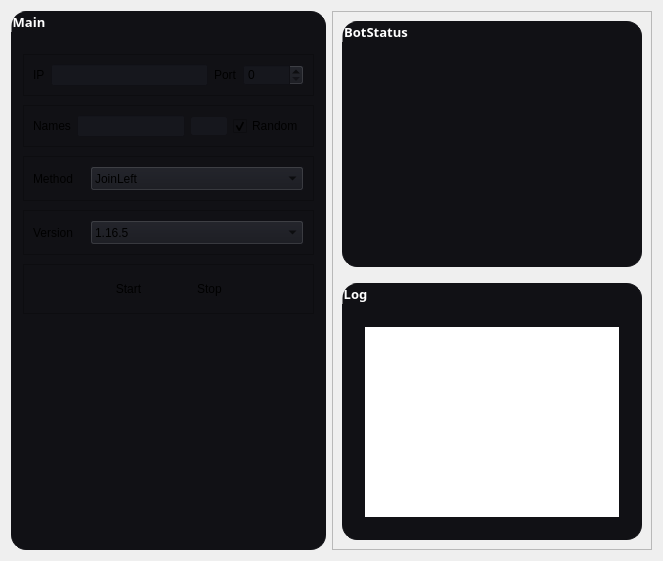
         <widget class="QWidget" name="main_page">
          <layout class="QHBoxLayout" name="horizontalLayout_2">
           <item>
            <widget class="QGroupBox" name="annoying_gr">
             <property name="minimumSize">
              <size>
               <width>0</width>
               <height>0</height>
              </size>
             </property>
             <property name="font">
              <font>
               <family>JetBrains Mono</family>
               <pointsize>10</pointsize>
               <weight>75</weight>
               <bold>true</bold>
              </font>
             </property>
             <property name="styleSheet">
              <string notr="true">#annoying_gr{
	background-color: rgb(17, 17, 21);
	border: 1px solid  rgb(17, 17, 21);
	border-radius: 15px;
}
#annoying_gr::title{
	color: rgb(255, 255, 255)
}</string>
             </property>
             <property name="title">
              <string>Main</string>
             </property>
             <property name="flat">
              <bool>false</bool>
             </property>
             <property name="checkable">
              <bool>false</bool>
             </property>
             <layout class="QVBoxLayout" name="verticalLayout_5">
              <property name="spacing">
               <number>9</number>
              </property>
              <property name="topMargin">
               <number>19</number>
              </property>
              <item>
               <widget class="QFrame" name="frame_4">
                <property name="minimumSize">
                 <size>
                  <width>0</width>
                  <height>32</height>
                 </size>
                </property>
                <property name="styleSheet">
                 <string notr="true">background-color: rgb(17, 17, 21);</string>
                </property>
                <property name="frameShape">
                 <enum>QFrame::StyledPanel</enum>
                </property>
                <property name="frameShadow">
                 <enum>QFrame::Raised</enum>
                </property>
                <layout class="QHBoxLayout" name="horizontalLayout_3">
                 <item>
                  <widget class="QLabel" name="label">
                   <property name="text">
                    <string>IP</string>
                   </property>
                  </widget>
                 </item>
                 <item>
                  <widget class="QLineEdit" name="ip_tb">
                   <property name="styleSheet">
                    <string notr="true">background-color: rgb(22, 23, 29);</string>
                   </property>
                   <property name="clearButtonEnabled">
                    <bool>false</bool>
                   </property>
                  </widget>
                 </item>
                 <item>
                  <widget class="QLabel" name="label_3">
                   <property name="text">
                    <string>Port</string>
                   </property>
                  </widget>
                 </item>
                 <item>
                  <widget class="QSpinBox" name="port_sp">
                   <property name="styleSheet">
                    <string notr="true">background-color: rgb(22, 23, 29);</string>
                   </property>
                   <property name="maximum">
                    <number>65535</number>
                   </property>
                   <property name="value">
                    <number>0</number>
                   </property>
                  </widget>
                 </item>
                </layout>
               </widget>
              </item>
              <item>
               <widget class="QFrame" name="frame_8">
                <property name="styleSheet">
                 <string notr="true">background-color: rgb(17, 17, 21);</string>
                </property>
                <property name="frameShape">
                 <enum>QFrame::StyledPanel</enum>
                </property>
                <property name="frameShadow">
                 <enum>QFrame::Raised</enum>
                </property>
                <layout class="QHBoxLayout" name="horizontalLayout_8">
                 <item>
                  <widget class="QLabel" name="label_6">
                   <property name="maximumSize">
                    <size>
                     <width>51</width>
                     <height>16777215</height>
                    </size>
                   </property>
                   <property name="text">
                    <string>Names</string>
                   </property>
                  </widget>
                 </item>
                 <item>
                  <widget class="QLineEdit" name="name_path_tb">
                   <property name="styleSheet">
                    <string notr="true">background-color: rgb(22, 23, 29);</string>
                   </property>
                   <property name="clearButtonEnabled">
                    <bool>false</bool>
                   </property>
                  </widget>
                 </item>
                 <item>
                  <widget class="QPushButton" name="browse_btn">
                   <property name="cursor">
                    <cursorShape>PointingHandCursor</cursorShape>
                   </property>
                   <property name="styleSheet">
                    <string notr="true">#browse_btn{
	border: 2px solid #16171D;
	border-radius: 3px;
	background-color: #16171D;
	font: 9pt &quot;JetBrains Mono&quot;;
}

#browse_btn::hover{
	border-color: #539dd8;
	margin-left: 0px;
	color: white;
	
	background-color: rgba(83, 157, 216, 50);
	
}</string>
                   </property>
                   <property name="text">
                    <string/>
                   </property>
                   <property name="icon">
                    <iconset resource="resource/modern.qrc">
                     <normaloff>:/button/icons/folder.png</normaloff>:/button/icons/folder.png</iconset>
                   </property>
                  </widget>
                 </item>
                 <item>
                  <widget class="QCheckBox" name="ran_name_cb">
                   <property name="cursor">
                    <cursorShape>PointingHandCursor</cursorShape>
                   </property>
                   <property name="toolTip">
                    <string>Generator name using uuid4</string>
                   </property>
                   <property name="text">
                    <string>Random</string>
                   </property>
                   <property name="checked">
                    <bool>true</bool>
                   </property>
                  </widget>
                 </item>
                </layout>
               </widget>
              </item>
              <item>
               <widget class="QFrame" name="frame_5">
                <property name="styleSheet">
                 <string notr="true">background-color: rgb(17, 17, 21);</string>
                </property>
                <property name="frameShape">
                 <enum>QFrame::StyledPanel</enum>
                </property>
                <property name="frameShadow">
                 <enum>QFrame::Raised</enum>
                </property>
                <layout class="QHBoxLayout" name="horizontalLayout_4">
                 <item>
                  <widget class="QLabel" name="label_4">
                   <property name="maximumSize">
                    <size>
                     <width>51</width>
                     <height>16777215</height>
                    </size>
                   </property>
                   <property name="text">
                    <string>Method</string>
                   </property>
                  </widget>
                 </item>
                 <item>
                  <widget class="QComboBox" name="method_cb">
                   <property name="minimumSize">
                    <size>
                     <width>0</width>
                     <height>25</height>
                    </size>
                   </property>
                   <property name="styleSheet">
                    <string notr="true">background-color: rgb(22, 23, 29);</string>
                   </property>
                   <property name="editable">
                    <bool>false</bool>
                   </property>
                   <item>
                    <property name="text">
                     <string>JoinLeft</string>
                    </property>
                   </item>
                   <item>
                    <property name="text">
                     <string>SpamJoin</string>
                    </property>
                   </item>
                   <item>
                    <property name="text">
                     <string>SpamChat</string>
                    </property>
                   </item>
                  </widget>
                 </item>
                </layout>
               </widget>
              </item>
              <item>
               <widget class="QFrame" name="frame_6">
                <property name="styleSheet">
                 <string notr="true">background-color: rgb(17, 17, 21);</string>
                </property>
                <property name="frameShape">
                 <enum>QFrame::StyledPanel</enum>
                </property>
                <property name="frameShadow">
                 <enum>QFrame::Raised</enum>
                </property>
                <layout class="QHBoxLayout" name="horizontalLayout_5">
                 <item>
                  <widget class="QLabel" name="label_5">
                   <property name="maximumSize">
                    <size>
                     <width>51</width>
                     <height>16777215</height>
                    </size>
                   </property>
                   <property name="text">
                    <string>Version</string>
                   </property>
                  </widget>
                 </item>
                 <item>
                  <widget class="QComboBox" name="ver_cb">
                   <property name="minimumSize">
                    <size>
                     <width>0</width>
                     <height>25</height>
                    </size>
                   </property>
                   <property name="styleSheet">
                    <string notr="true">background-color: rgb(22, 23, 29);</string>
                   </property>
                   <property name="editable">
                    <bool>false</bool>
                   </property>
                   <property name="currentIndex">
                    <number>22</number>
                   </property>
                   <property name="modelColumn">
                    <number>0</number>
                   </property>
                   <item>
                    <property name="text">
                     <string>1.8</string>
                    </property>
                   </item>
                   <item>
                    <property name="text">
                     <string>1.9</string>
                    </property>
                   </item>
                   <item>
                    <property name="text">
                     <string>1.10</string>
                    </property>
                   </item>
                   <item>
                    <property name="text">
                     <string>1.10.1</string>
                    </property>
                   </item>
                   <item>
                    <property name="text">
                     <string>1.10.2</string>
                    </property>
                   </item>
                   <item>
                    <property name="text">
                     <string>1.11</string>
                    </property>
                   </item>
                   <item>
                    <property name="text">
                     <string>1.11.2</string>
                    </property>
                   </item>
                   <item>
                    <property name="text">
                     <string>1.12</string>
                    </property>
                   </item>
                   <item>
                    <property name="text">
                     <string>1.12.1</string>
                    </property>
                   </item>
                   <item>
                    <property name="text">
                     <string>1.12.2</string>
                    </property>
                   </item>
                   <item>
                    <property name="text">
                     <string>1.13</string>
                    </property>
                   </item>
                   <item>
                    <property name="text">
                     <string>1.13.1</string>
                    </property>
                   </item>
                   <item>
                    <property name="text">
                     <string>1.13.2</string>
                    </property>
                   </item>
                   <item>
                    <property name="text">
                     <string>1.14</string>
                    </property>
                   </item>
                   <item>
                    <property name="text">
                     <string>1.14.1</string>
                    </property>
                   </item>
                   <item>
                    <property name="text">
                     <string>1.14.2</string>
                    </property>
                   </item>
                   <item>
                    <property name="text">
                     <string>1.15</string>
                    </property>
                   </item>
                   <item>
                    <property name="text">
                     <string>1.16</string>
                    </property>
                   </item>
                   <item>
                    <property name="text">
                     <string>1.16.1</string>
                    </property>
                   </item>
                   <item>
                    <property name="text">
                     <string>1.16.2</string>
                    </property>
                   </item>
                   <item>
                    <property name="text">
                     <string>1.16.3</string>
                    </property>
                   </item>
                   <item>
                    <property name="text">
                     <string>1.16.4</string>
                    </property>
                   </item>
                   <item>
                    <property name="text">
                     <string>1.16.5</string>
                    </property>
                   </item>
                   <item>
                    <property name="text">
                     <string>1.17</string>
                    </property>
                   </item>
                   <item>
                    <property name="text">
                     <string>1.17.1</string>
                    </property>
                   </item>
                   <item>
                    <property name="text">
                     <string>1.18</string>
                    </property>
                   </item>
                   <item>
                    <property name="text">
                     <string>1.18.1</string>
                    </property>
                   </item>
                   <item>
                    <property name="text">
                     <string>1.18.2</string>
                    </property>
                   </item>
                   <item>
                    <property name="text">
                     <string>1.19</string>
                    </property>
                   </item>
                   <item>
                    <property name="text">
                     <string>1.19.1</string>
                    </property>
                   </item>
                   <item>
                    <property name="text">
                     <string>1.19.2</string>
                    </property>
                   </item>
                  </widget>
                 </item>
                </layout>
               </widget>
              </item>
              <item>
               <widget class="QFrame" name="frame_7">
                <property name="styleSheet">
                 <string notr="true">background-color: rgb(17, 17, 21);</string>
                </property>
                <property name="frameShape">
                 <enum>QFrame::StyledPanel</enum>
                </property>
                <property name="frameShadow">
                 <enum>QFrame::Raised</enum>
                </property>
                <layout class="QHBoxLayout" name="horizontalLayout_6">
                 <item>
                  <spacer name="horizontalSpacer_3">
                   <property name="orientation">
                    <enum>Qt::Horizontal</enum>
                   </property>
                   <property name="sizeHint" stdset="0">
                    <size>
                     <width>40</width>
                     <height>20</height>
                    </size>
                   </property>
                  </spacer>
                 </item>
                 <item>
                  <widget class="QPushButton" name="start_btn_2">
                   <property name="minimumSize">
                    <size>
                     <width>75</width>
                     <height>30</height>
                    </size>
                   </property>
                   <property name="cursor">
                    <cursorShape>PointingHandCursor</cursorShape>
                   </property>
                   <property name="toolTip">
                    <string>Start</string>
                   </property>
                   <property name="styleSheet">
                    <string notr="true">#start_btn_2{
	/*border: 2px solid rgb(184, 184, 184);*/
	border-radius: 3px;
	
	font: 9pt &quot;JetBrains Mono&quot;;
}

#start_btn_2::hover{
	border-color:#539dd8;
	margin-left: 0px;
	color: white;
	
	background-color: rgba(83, 157, 216, 50);
	
}</string>
                   </property>
                   <property name="text">
                    <string>Start</string>
                   </property>
                   <property name="icon">
                    <iconset resource="resource/modern.qrc">
                     <normaloff>:/button/icons/start.png</normaloff>:/button/icons/start.png</iconset>
                   </property>
                   <property name="iconSize">
                    <size>
                     <width>20</width>
                     <height>20</height>
                    </size>
                   </property>
                  </widget>
                 </item>
                 <item>
                  <widget class="QPushButton" name="stop_btn_2">
                   <property name="minimumSize">
                    <size>
                     <width>75</width>
                     <height>30</height>
                    </size>
                   </property>
                   <property name="cursor">
                    <cursorShape>PointingHandCursor</cursorShape>
                   </property>
                   <property name="toolTip">
                    <string>Stop</string>
                   </property>
                   <property name="styleSheet">
                    <string notr="true">#stop_btn_2{
/*	border: 2px solid rgb(184, 184, 184);*/
	border-radius: 3px;
	
	font: 9pt &quot;JetBrains Mono&quot;;
}

#stop_btn_2::hover{
	border-color: #539dd8;
	margin-left: 0px;
	color: white;
	
	background-color: rgba(83, 157, 216, 50);
	
}</string>
                   </property>
                   <property name="text">
                    <string>Stop</string>
                   </property>
                   <property name="icon">
                    <iconset resource="resource/modern.qrc">
                     <normaloff>:/button/icons/stop.png</normaloff>:/button/icons/stop.png</iconset>
                   </property>
                   <property name="iconSize">
                    <size>
                     <width>25</width>
                     <height>25</height>
                    </size>
                   </property>
                  </widget>
                 </item>
                 <item>
                  <spacer name="horizontalSpacer_2">
                   <property name="orientation">
                    <enum>Qt::Horizontal</enum>
                   </property>
                   <property name="sizeHint" stdset="0">
                    <size>
                     <width>40</width>
                     <height>20</height>
                    </size>
                   </property>
                  </spacer>
                 </item>
                </layout>
               </widget>
              </item>
              <item>
               <spacer name="verticalSpacer_2">
                <property name="orientation">
                 <enum>Qt::Vertical</enum>
                </property>
                <property name="sizeHint" stdset="0">
                 <size>
                  <width>20</width>
                  <height>40</height>
                 </size>
                </property>
               </spacer>
              </item>
             </layout>
            </widget>
           </item>
           <item>
            <widget class="QFrame" name="frame_3">
             <property name="minimumSize">
              <size>
               <width>42</width>
               <height>0</height>
              </size>
             </property>
             <property name="layoutDirection">
              <enum>Qt::LeftToRight</enum>
             </property>
             <property name="frameShape">
              <enum>QFrame::StyledPanel</enum>
             </property>
             <property name="frameShadow">
              <enum>QFrame::Raised</enum>
             </property>
             <layout class="QVBoxLayout" name="verticalLayout_6">
              <property name="spacing">
               <number>16</number>
              </property>
              <item>
               <widget class="QGroupBox" name="annoying_gr_3">
                <property name="minimumSize">
                 <size>
                  <width>162</width>
                  <height>0</height>
                 </size>
                </property>
                <property name="font">
                 <font>
                  <family>JetBrains Mono</family>
                  <pointsize>10</pointsize>
                  <weight>75</weight>
                  <bold>true</bold>
                 </font>
                </property>
                <property name="styleSheet">
                 <string notr="true">#annoying_gr_3{
	background-color: rgb(17, 17, 21);
	border: 1px solid  rgb(17, 17, 21);
	border-radius: 15px;
}
#annoying_gr_3::title{
	color: rgb(255, 255, 255)
}

QTableWidget{
	color: white;
	background-color: rgb(17, 17, 21);
}

QHeaderView::section{
color:white;
background-color: rgb(17, 17, 21);
border: 1px solid  rgb(17, 17, 21);

}

</string>
                </property>
                <property name="title">
                 <string>BotStatus</string>
                </property>
                <layout class="QHBoxLayout" name="horizontalLayout">
                 <property name="topMargin">
                  <number>18</number>
                 </property>
                 <item>
                  <widget class="QTableWidget" name="botstatus">
                   <property name="minimumSize">
                    <size>
                     <width>0</width>
                     <height>0</height>
                    </size>
                   </property>
                   <property name="maximumSize">
                    <size>
                     <width>1000</width>
                     <height>16777215</height>
                    </size>
                   </property>
                   <property name="styleSheet">
                    <string notr="true">background-color: rgb(17, 17, 21);
border: 1px solid rgb(17, 17, 21);
border-radius: 20px;</string>
                   </property>
                   <property name="frameShape">
                    <enum>QFrame::NoFrame</enum>
                   </property>
                   <property name="frameShadow">
                    <enum>QFrame::Plain</enum>
                   </property>
                   <property name="lineWidth">
                    <number>1</number>
                   </property>
                   <property name="autoScrollMargin">
                    <number>10</number>
                   </property>
                   <property name="selectionMode">
                    <enum>QAbstractItemView::NoSelection</enum>
                   </property>
                   <property name="showGrid">
                    <bool>false</bool>
                   </property>
                   <property name="gridStyle">
                    <enum>Qt::NoPen</enum>
                   </property>
                   <property name="sortingEnabled">
                    <bool>false</bool>
                   </property>
                   <property name="columnCount">
                    <number>2</number>
                   </property>
                   <attribute name="horizontalHeaderVisible">
                    <bool>false</bool>
                   </attribute>
                   <attribute name="horizontalHeaderCascadingSectionResizes">
                    <bool>false</bool>
                   </attribute>
                   <attribute name="horizontalHeaderHighlightSections">
                    <bool>false</bool>
                   </attribute>
                   <attribute name="horizontalHeaderShowSortIndicator" stdset="0">
                    <bool>false</bool>
                   </attribute>
                   <attribute name="horizontalHeaderStretchLastSection">
                    <bool>false</bool>
                   </attribute>
                   <attribute name="verticalHeaderVisible">
                    <bool>false</bool>
                   </attribute>
                   <attribute name="verticalHeaderCascadingSectionResizes">
                    <bool>false</bool>
                   </attribute>
                   <attribute name="verticalHeaderDefaultSectionSize">
                    <number>30</number>
                   </attribute>
                   <attribute name="verticalHeaderMinimumSectionSize">
                    <number>23</number>
                   </attribute>
                   <attribute name="verticalHeaderShowSortIndicator" stdset="0">
                    <bool>false</bool>
                   </attribute>
                   <attribute name="verticalHeaderStretchLastSection">
                    <bool>false</bool>
                   </attribute>
                   <column>
                    <property name="text">
                     <string>Bot</string>
                    </property>
                   </column>
                   <column>
                    <property name="text">
                     <string>Status</string>
                    </property>
                   </column>
                  </widget>
                 </item>
                </layout>
               </widget>
              </item>
              <item>
               <widget class="QGroupBox" name="annoying_gr_2">
                <property name="minimumSize">
                 <size>
                  <width>200</width>
                  <height>0</height>
                 </size>
                </property>
                <property name="font">
                 <font>
                  <family>JetBrains Mono</family>
                  <pointsize>10</pointsize>
                  <weight>75</weight>
                  <bold>true</bold>
                 </font>
                </property>
                <property name="styleSheet">
                 <string notr="true">#annoying_gr_2{
	background-color: rgb(17, 17, 21);
	border: 1px solid  rgb(17, 17, 21);
	border-radius: 15px;
}
#annoying_gr_2::title{
	color: rgb(255, 255, 255);

}</string>
                </property>
                <property name="title">
                 <string>Log</string>
                </property>
                <layout class="QGridLayout" name="gridLayout_6">
                 <property name="leftMargin">
                  <number>19</number>
                 </property>
                 <property name="topMargin">
                  <number>19</number>
                 </property>
                 <property name="rightMargin">
                  <number>19</number>
                 </property>
                 <property name="bottomMargin">
                  <number>19</number>
                 </property>
                 <property name="horizontalSpacing">
                  <number>7</number>
                 </property>
                 <property name="verticalSpacing">
                  <number>9</number>
                 </property>
                 <item row="0" column="0">
                  <widget class="QTextEdit" name="log_tb">
                   <property name="cursor" stdset="0">
                    <cursorShape>ForbiddenCursor</cursorShape>
                   </property>
                   <property name="styleSheet">
                    <string notr="true">color: white;
border: 1px solid rgb(17, 17, 21);
border-radius: 3px;</string>
                   </property>
                   <property name="readOnly">
                    <bool>true</bool>
                   </property>
                  </widget>
                 </item>
                </layout>
               </widget>
              </item>
             </layout>
            </widget>
           </item>
          </layout>
         </widget>
